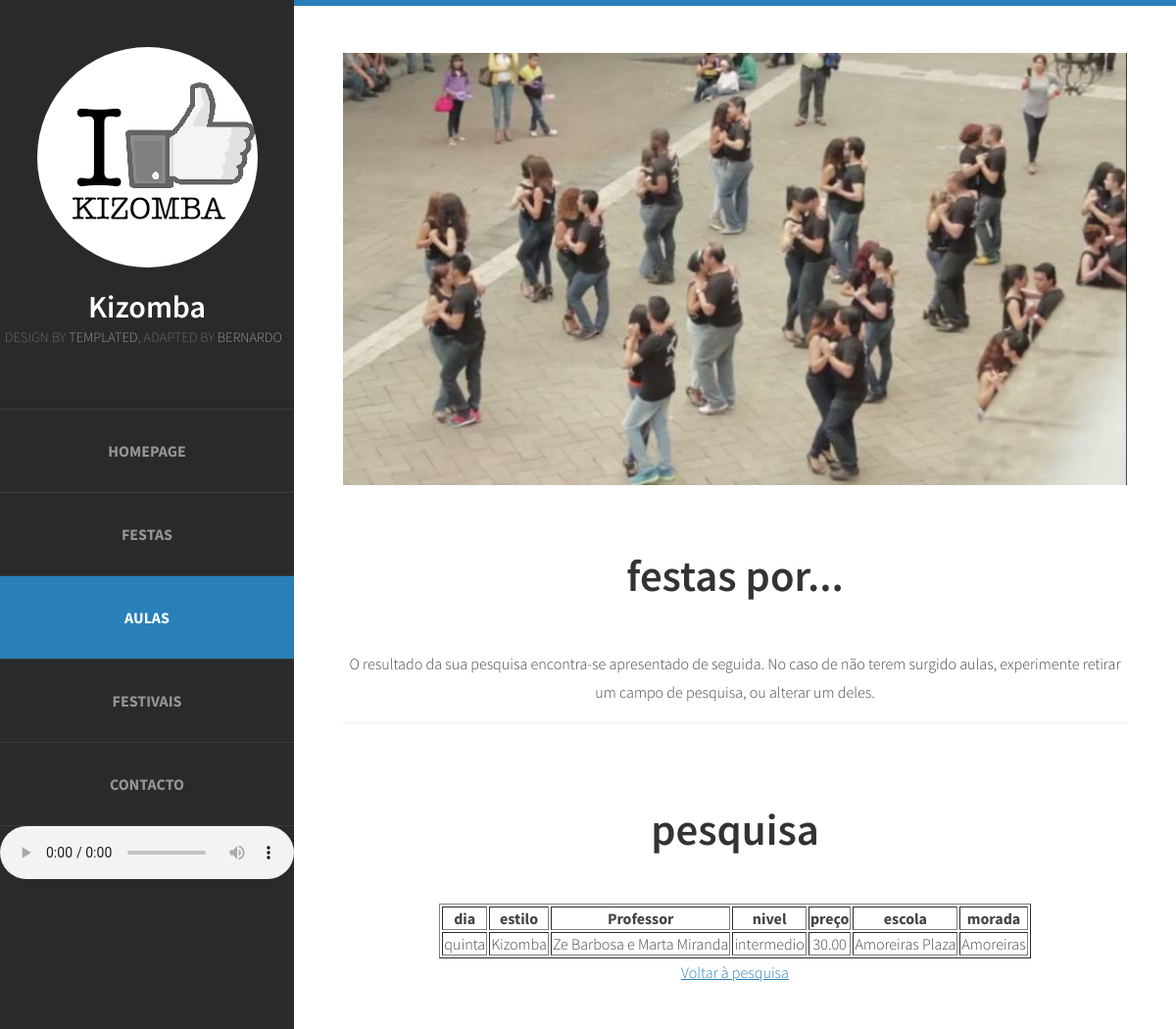
The page /aulas_result.php?dia_semana=quinta on the database its author committed.
### tables this page shows
create table aula(
	nome_escola varchar(255),
	nome_prof varchar(255),
	dia_semana varchar(255),
	estilo varchar(255),
	preco decimal(5,2),
	nivel varchar(255),
	primary key(nome_escola, nome_prof),
	foreign key(nome_escola) references Escola_danca(nome),
	foreign key(nome_prof) references Professor(nome));

create table Escola_danca(
	nome varchar(255),
	morada varchar(255),
	cidade varchar(255),
	primary key(nome));

### web/aulas_result.php (the view, shortened to what this page needs)
<!DOCTYPE html PUBLIC "-//W3C//DTD XHTML 1.0 Strict//EN" "http://www.w3.org/TR/xhtml1/DTD/xhtml1-strict.dtd">
<html xmlns="http://www.w3.org/1999/xhtml">
<head>
<link href="default.css" rel="stylesheet" type="text/css" media="all" />
<link href="fonts.css" rel="stylesheet" type="text/css" media="all" />
</head>
<body>
<div id="page" class="container">
	<div id="header">
		<div id="logo">
			<img src="images.png" alt="" />
			<h1><a href="#">Kizomba</a></h1>
			<span>Design by <a href="http://templated.co" rel="nofollow">TEMPLATED</a>, adapted by <a href="https://pt.linkedin.com/in/bernardo-gomes-759391b5" rel="nofollow">Bernardo</a></span>
		</div>
		<div id="menu">
			<ul>
				<li><a href="index.php" accesskey="1" title="">Homepage</a></li>
				<li><a href="festas.php" accesskey="2" title="">Festas</a></li>
				<li class="current_page_item"><a href="aulas.php" accesskey="3" title="">Aulas</a></li>
				<li><a href="festivais.php" accesskey="4" title="">Festivais</a></li>
				<li><a href="contact.html" accesskey="5" title="">Contacto</a></li>
				<li>
					<audio controls>
						<source src="my_plylist.mp3" type="audio/mpeg">
					</audio>
				</li>
			</ul>
		</div>
	</div>
	<div id="main">
		<div id="banner">
			<img src="flashmob.jpg" alt="" class="image-full" />
		</div>
		<div id="welcome">
			<div class="title">
				<h2>Festas por...</h2>
			</div>
			<p>O resultado da sua pesquisa encontra-se apresentado de seguida. No caso de não terem surgido aulas, experimente retirar um campo de pesquisa, ou alterar um deles.</p>
		</div>
		<div id="featured">
			<div class="title">
				<h2>Pesquisa</h2>
			</div>
				<?php
					$host = "db.ist.utl.pt";
					$user = "ist175573";
					$pass = "swex6595";
					$dsn = "mysql:host=$host;dbname=$user";
					try
					{
						$connection = new PDO($dsn, $user, $pass);
					}
					catch(PDOException $exception)
					{
						echo("<p>Error: ");
						echo($exception->getMessage());
						echo("</p>");
						exit();
					}
					$dia=$_REQUEST['dia_semana'];
					$estilo=$_REQUEST['estilo'];
					$cidade=$_REQUEST['local'];
					$prof=$_REQUEST['prof'];
					$nivel=$_REQUEST['nivel'];
					$sql="select a.dia_semana, a.estilo, a.nome_prof, a.nivel, a.preco, e.nome, e.morada
							from aula as a, Professor as p, Escola_danca as e
						where a.dia_semana like '%$dia%'
						and a.estilo like '%$estilo%'
						and a.nivel like '%$nivel%'
						and p.nome like '%$prof%'
						and e.cidade like '%$cidade%'
						and p.nome=a.nome_prof
						and a.nome_escola=e.nome;";
					$result = $connection->query($sql);
					$nrows= $result->rowCount();
					if($nrows!=0)
					{
						echo("<table border=\"1\" align=\"center\">");
						echo("<tr><td><strong>dia</strong></td><td><strong>estilo</strong></td><td><strong>Professor</strong></td><td><strong>nivel</strong></td><td><strong>preço</strong></td><td><strong>escola</strong></td><td><strong>morada</strong></td></tr>");
						foreach($result as $row)
						{
							echo("<tr><td>");
							echo($row['dia_semana']);
							echo("</td><td>");
							echo($row['estilo']);
							echo("</td><td>");
							echo($row['nome_prof']);
							echo("</td><td>");
							echo($row['nivel']);
							echo("</td><td>");
							echo($row['preco']);
							echo("</td><td>");
							echo($row['nome']);
							echo("</td><td>");
							echo($row['morada']);
							echo("</td></tr>");
						}
						echo("</table>");
					}
					else
					{
							echo("<p>Não há aulas com os requesitos pretendidos</p>");
					}
				?>
				<p><a href="aulas.php" accesskey="2" title="">Voltar à pesquisa</a></p>
			</div>
		</div>
	</div>
</body>
</html>

### web/default.css (style rules this page uses)
html, body { height: 100%; }
body { margin: 0px; padding: 0px; background: #202020; font-family: 'Source Sans Pro', sans-serif; font-size: 12pt; font-weight: 300; color: #444444; }
h1, h2, h3 { margin: 0; padding: 0; font-weight: 600; color: #333333; }
p, ol, ul { margin-top: 0; }
ol, ul { padding: 0; list-style: none; }
p { line-height: 180%; }
a { color: #2980b9; }
.container { overflow: hidden; margin: 0em auto; width: 1200px; }
.image-full { display: block; width: 100%; margin: 0 0 2em 0; }
.box1, .box2, .box3, { float: left; margin-right: 20px; }
.boxA, .boxB, { float: left; margin-right: 20px; }
.title { margin-bottom: 3em; }
.title h2 { text-transform: lowercase; font-size: 2.8em; }
#header { position: relative; float: left; width: 300px; padding: 3em 0em; }
#logo { text-align: center; margin-bottom: 4em; }
#logo h1 { display: block; }
#logo a { text-decoration: none; color: #FFF; }
#logo span { padding-right: 0.5em; text-transform: uppercase; font-size: 0.90em; color: rgba(255,255,255,0.3); }
#logo span a { color: rgba(255,255,255,0.5); }
#logo img { display: inline-block; margin-bottom: 1em; border-radius: 50%; }
#menu li { border-top: 1px solid rgba(255,255,255,0.08); }
#menu li a, #menu li span { display: block; padding: 2em 1.5em; text-align: center; text-decoration: none; text-transform: uppercase; font-weight: 700; color: rgba(255,255,255,0.5); }
#menu .current_page_item a { background: #2980b9; color: rgba(255,255,255,1); }
#banner { margin-bottom: 4em; }
#page { background: #2a2a2a; }
#main { overflow: hidden; float: right; width: 800px; padding: 3em 50px 5em 50px; background: #FFF; border-top: 6px solid #2980b9; text-align: center; }
#featured { overflow: hidden; margin-bottom: 3em; padding-top: 5em; border-top: 1px solid rgba(0,0,0,0.08); }

### rows shown on the page
aula: dia_semana "quinta", estilo "Kizomba", nome_prof "Ze Barbosa e Marta Miranda", nivel "intermedio", preco "30.00", nome_escola.nome "Amoreiras Plaza", nome_escola.morada "Amoreiras"
